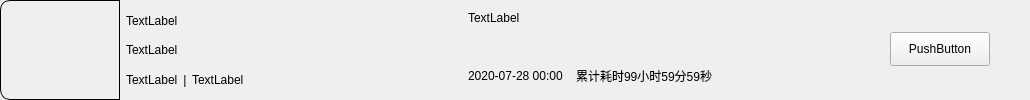
<?xml version="1.0" encoding="UTF-8"?>
<ui version="4.0">
 <class>TaskItemWidget</class>
 <widget class="QWidget" name="TaskItemWidget">
  <property name="geometry">
   <rect>
    <x>0</x>
    <y>0</y>
    <width>1030</width>
    <height>100</height>
   </rect>
  </property>
  <property name="windowTitle">
   <string>TaskItemWidget</string>
  </property>
  <property name="styleSheet">
   <string notr="true">#widget_progress_image{
	border: 1px solid #000;
	border-top-left-radius:10px;
	border-bottom-left-radius:10px;
}</string>
  </property>
  <layout class="QVBoxLayout" name="verticalLayout_5">
   <property name="spacing">
    <number>0</number>
   </property>
   <property name="leftMargin">
    <number>0</number>
   </property>
   <property name="topMargin">
    <number>0</number>
   </property>
   <property name="rightMargin">
    <number>0</number>
   </property>
   <property name="bottomMargin">
    <number>0</number>
   </property>
   <item>
    <widget class="QWidget" name="widget_center" native="true">
     <layout class="QHBoxLayout" name="horizontalLayout_6" stretch="0,0,0,0,0,0,0,0">
      <property name="spacing">
       <number>0</number>
      </property>
      <property name="leftMargin">
       <number>0</number>
      </property>
      <property name="topMargin">
       <number>0</number>
      </property>
      <property name="rightMargin">
       <number>0</number>
      </property>
      <property name="bottomMargin">
       <number>0</number>
      </property>
      <item>
       <widget class="QImageViewer" name="widget_progress_image" native="true">
        <property name="minimumSize">
         <size>
          <width>120</width>
          <height>0</height>
         </size>
        </property>
        <property name="cursor">
         <cursorShape>PointingHandCursor</cursorShape>
        </property>
        <property name="toolTip">
         <string>模型预览</string>
        </property>
        <layout class="QVBoxLayout" name="verticalLayout_4">
         <property name="leftMargin">
          <number>0</number>
         </property>
         <property name="topMargin">
          <number>4</number>
         </property>
         <property name="rightMargin">
          <number>0</number>
         </property>
         <property name="bottomMargin">
          <number>4</number>
         </property>
        </layout>
       </widget>
      </item>
      <item>
       <widget class="QWidget" name="widget_task_info" native="true">
        <property name="minimumSize">
         <size>
          <width>235</width>
          <height>0</height>
         </size>
        </property>
        <layout class="QVBoxLayout" name="verticalLayout_3">
         <property name="leftMargin">
          <number>6</number>
         </property>
         <property name="topMargin">
          <number>9</number>
         </property>
         <property name="rightMargin">
          <number>0</number>
         </property>
         <property name="bottomMargin">
          <number>9</number>
         </property>
         <item>
          <widget class="QWidget" name="widget_scene" native="true">
           <layout class="QVBoxLayout" name="verticalLayout_2">
            <property name="leftMargin">
             <number>0</number>
            </property>
            <property name="topMargin">
             <number>0</number>
            </property>
            <property name="rightMargin">
             <number>0</number>
            </property>
            <property name="bottomMargin">
             <number>0</number>
            </property>
            <item>
             <widget class="QLabel" name="label_scene">
              <property name="text">
               <string>TextLabel</string>
              </property>
              <property name="wordWrap">
               <bool>false</bool>
              </property>
             </widget>
            </item>
           </layout>
          </widget>
         </item>
         <item>
          <widget class="QWidget" name="widget_camera" native="true">
           <layout class="QHBoxLayout" name="horizontalLayout_8">
            <property name="leftMargin">
             <number>0</number>
            </property>
            <property name="topMargin">
             <number>0</number>
            </property>
            <property name="rightMargin">
             <number>0</number>
            </property>
            <property name="bottomMargin">
             <number>0</number>
            </property>
            <item>
             <widget class="QLabel" name="label_camera">
              <property name="text">
               <string>TextLabel</string>
              </property>
             </widget>
            </item>
           </layout>
          </widget>
         </item>
         <item>
          <widget class="QWidget" name="widget_id_time" native="true">
           <layout class="QHBoxLayout" name="horizontalLayout_4">
            <property name="leftMargin">
             <number>0</number>
            </property>
            <property name="topMargin">
             <number>0</number>
            </property>
            <property name="rightMargin">
             <number>0</number>
            </property>
            <property name="bottomMargin">
             <number>0</number>
            </property>
            <item>
             <widget class="QLabel" name="label_job_id">
              <property name="text">
               <string>TextLabel</string>
              </property>
              <property name="alignment">
               <set>Qt::AlignLeading|Qt::AlignLeft|Qt::AlignVCenter</set>
              </property>
             </widget>
            </item>
            <item>
             <widget class="QLabel" name="label_7">
              <property name="minimumSize">
               <size>
                <width>2</width>
                <height>0</height>
               </size>
              </property>
              <property name="maximumSize">
               <size>
                <width>2</width>
                <height>16777215</height>
               </size>
              </property>
              <property name="text">
               <string>|</string>
              </property>
              <property name="alignment">
               <set>Qt::AlignCenter</set>
              </property>
             </widget>
            </item>
            <item>
             <widget class="QLabel" name="label_time">
              <property name="text">
               <string>TextLabel</string>
              </property>
             </widget>
            </item>
            <item>
             <spacer name="horizontalSpacer_2">
              <property name="orientation">
               <enum>Qt::Horizontal</enum>
              </property>
              <property name="sizeHint" stdset="0">
               <size>
                <width>40</width>
                <height>20</height>
               </size>
              </property>
             </spacer>
            </item>
           </layout>
          </widget>
         </item>
        </layout>
       </widget>
      </item>
      <item>
       <spacer name="horizontalSpacer">
        <property name="orientation">
         <enum>Qt::Horizontal</enum>
        </property>
        <property name="sizeType">
         <enum>QSizePolicy::Expanding</enum>
        </property>
        <property name="sizeHint" stdset="0">
         <size>
          <width>40</width>
          <height>20</height>
         </size>
        </property>
       </spacer>
      </item>
      <item>
       <widget class="QStackedWidget" name="stackedWidget_status">
        <property name="minimumSize">
         <size>
          <width>245</width>
          <height>0</height>
         </size>
        </property>
        <property name="maximumSize">
         <size>
          <width>245</width>
          <height>16777215</height>
         </size>
        </property>
        <property name="currentIndex">
         <number>0</number>
        </property>
        <widget class="QWidget" name="page_status">
         <layout class="QVBoxLayout" name="verticalLayout_6">
          <property name="spacing">
           <number>6</number>
          </property>
          <property name="leftMargin">
           <number>0</number>
          </property>
          <property name="topMargin">
           <number>5</number>
          </property>
          <property name="rightMargin">
           <number>0</number>
          </property>
          <property name="bottomMargin">
           <number>5</number>
          </property>
          <item>
           <widget class="QWidget" name="widget_state" native="true">
            <layout class="QHBoxLayout" name="horizontalLayout_2">
             <property name="leftMargin">
              <number>0</number>
             </property>
             <property name="topMargin">
              <number>0</number>
             </property>
             <property name="rightMargin">
              <number>0</number>
             </property>
             <property name="bottomMargin">
              <number>15</number>
             </property>
             <item>
              <widget class="QLabel" name="label_status">
               <property name="text">
                <string>TextLabel</string>
               </property>
               <property name="alignment">
                <set>Qt::AlignLeading|Qt::AlignLeft|Qt::AlignVCenter</set>
               </property>
              </widget>
             </item>
             <item>
              <widget class="QWidget" name="widget_reason" native="true">
               <layout class="QVBoxLayout" name="verticalLayout_9">
                <property name="leftMargin">
                 <number>0</number>
                </property>
                <property name="topMargin">
                 <number>0</number>
                </property>
                <property name="rightMargin">
                 <number>0</number>
                </property>
                <property name="bottomMargin">
                 <number>0</number>
                </property>
                <item>
                 <widget class="QLabel" name="label_reason">
                  <property name="text">
                   <string/>
                  </property>
                  <property name="pixmap">
                   <pixmap resource="../../../themes/green/green.qrc">:/view/images/view/tips_failed.png</pixmap>
                  </property>
                  <property name="scaledContents">
                   <bool>false</bool>
                  </property>
                  <property name="alignment">
                   <set>Qt::AlignCenter</set>
                  </property>
                 </widget>
                </item>
                <item>
                 <spacer name="verticalSpacer_3">
                  <property name="orientation">
                   <enum>Qt::Vertical</enum>
                  </property>
                  <property name="sizeType">
                   <enum>QSizePolicy::Preferred</enum>
                  </property>
                  <property name="sizeHint" stdset="0">
                   <size>
                    <width>5</width>
                    <height>10</height>
                   </size>
                  </property>
                 </spacer>
                </item>
               </layout>
              </widget>
             </item>
             <item>
              <widget class="QWidget" name="widget_option" native="true">
               <property name="minimumSize">
                <size>
                 <width>25</width>
                 <height>25</height>
                </size>
               </property>
               <layout class="QHBoxLayout" name="horizontalLayout">
                <property name="leftMargin">
                 <number>5</number>
                </property>
                <property name="topMargin">
                 <number>5</number>
                </property>
                <property name="rightMargin">
                 <number>5</number>
                </property>
                <property name="bottomMargin">
                 <number>5</number>
                </property>
               </layout>
              </widget>
             </item>
             <item>
              <spacer name="horizontalSpacer_4">
               <property name="orientation">
                <enum>Qt::Horizontal</enum>
               </property>
               <property name="sizeHint" stdset="0">
                <size>
                 <width>10</width>
                 <height>10</height>
                </size>
               </property>
              </spacer>
             </item>
            </layout>
           </widget>
          </item>
          <item>
           <widget class="QWidget" name="widget_progress" native="true">
            <property name="minimumSize">
             <size>
              <width>0</width>
              <height>5</height>
             </size>
            </property>
            <property name="maximumSize">
             <size>
              <width>16777215</width>
              <height>5</height>
             </size>
            </property>
            <layout class="QVBoxLayout" name="verticalLayout_10">
             <property name="spacing">
              <number>0</number>
             </property>
             <property name="leftMargin">
              <number>0</number>
             </property>
             <property name="topMargin">
              <number>1</number>
             </property>
             <property name="rightMargin">
              <number>0</number>
             </property>
             <property name="bottomMargin">
              <number>2</number>
             </property>
            </layout>
           </widget>
          </item>
          <item>
           <widget class="QWidget" name="widget_state_label" native="true">
            <layout class="QHBoxLayout" name="horizontalLayout_7">
             <property name="spacing">
              <number>10</number>
             </property>
             <property name="leftMargin">
              <number>0</number>
             </property>
             <property name="topMargin">
              <number>0</number>
             </property>
             <property name="rightMargin">
              <number>0</number>
             </property>
             <property name="bottomMargin">
              <number>5</number>
             </property>
             <item>
              <widget class="QLabel" name="label_state_left">
               <property name="text">
                <string>2020-07-28 00:00</string>
               </property>
              </widget>
             </item>
             <item>
              <widget class="QLabel" name="label_state_right">
               <property name="text">
                <string>累计耗时99小时59分59秒</string>
               </property>
               <property name="alignment">
                <set>Qt::AlignLeading|Qt::AlignLeft|Qt::AlignVCenter</set>
               </property>
              </widget>
             </item>
            </layout>
           </widget>
          </item>
         </layout>
        </widget>
       </widget>
      </item>
      <item>
       <spacer name="horizontalSpacer_5">
        <property name="orientation">
         <enum>Qt::Horizontal</enum>
        </property>
        <property name="sizeType">
         <enum>QSizePolicy::Fixed</enum>
        </property>
        <property name="sizeHint" stdset="0">
         <size>
          <width>26</width>
          <height>20</height>
         </size>
        </property>
       </spacer>
      </item>
      <item>
       <widget class="QWidget" name="widget_task_fee" native="true">
        <property name="minimumSize">
         <size>
          <width>0</width>
          <height>0</height>
         </size>
        </property>
        <property name="maximumSize">
         <size>
          <width>16777215</width>
          <height>16777215</height>
         </size>
        </property>
        <layout class="QHBoxLayout" name="horizontalLayout_5">
         <property name="leftMargin">
          <number>0</number>
         </property>
         <property name="topMargin">
          <number>9</number>
         </property>
         <property name="rightMargin">
          <number>0</number>
         </property>
         <item>
          <widget class="QWidget" name="widget_act_fee" native="true">
           <property name="minimumSize">
            <size>
             <width>0</width>
             <height>0</height>
            </size>
           </property>
           <property name="maximumSize">
            <size>
             <width>16777215</width>
             <height>16777215</height>
            </size>
           </property>
           <layout class="QHBoxLayout" name="horizontalLayout_9" stretch="1">
            <property name="spacing">
             <number>0</number>
            </property>
            <property name="leftMargin">
             <number>0</number>
            </property>
            <property name="topMargin">
             <number>0</number>
            </property>
            <property name="rightMargin">
             <number>0</number>
            </property>
            <property name="bottomMargin">
             <number>0</number>
            </property>
            <item>
             <widget class="QWidget" name="widget" native="true">
              <property name="minimumSize">
               <size>
                <width>0</width>
                <height>0</height>
               </size>
              </property>
              <property name="maximumSize">
               <size>
                <width>16777215</width>
                <height>16777215</height>
               </size>
              </property>
              <layout class="QVBoxLayout" name="verticalLayout" stretch="2">
               <property name="spacing">
                <number>0</number>
               </property>
               <property name="leftMargin">
                <number>0</number>
               </property>
               <property name="topMargin">
                <number>0</number>
               </property>
               <property name="rightMargin">
                <number>0</number>
               </property>
               <property name="bottomMargin">
                <number>0</number>
               </property>
               <item>
                <widget class="QLabel" name="label_actual_fee">
                 <property name="text">
                  <string/>
                 </property>
                 <property name="alignment">
                  <set>Qt::AlignRight|Qt::AlignTrailing|Qt::AlignVCenter</set>
                 </property>
                </widget>
               </item>
              </layout>
             </widget>
            </item>
           </layout>
          </widget>
         </item>
        </layout>
       </widget>
      </item>
      <item>
       <spacer name="horizontalSpacer_6">
        <property name="orientation">
         <enum>Qt::Horizontal</enum>
        </property>
        <property name="sizeType">
         <enum>QSizePolicy::Fixed</enum>
        </property>
        <property name="sizeHint" stdset="0">
         <size>
          <width>38</width>
          <height>10</height>
         </size>
        </property>
       </spacer>
      </item>
      <item>
       <widget class="QWidget" name="widget_option_btn" native="true">
        <property name="minimumSize">
         <size>
          <width>120</width>
          <height>0</height>
         </size>
        </property>
        <layout class="QVBoxLayout" name="verticalLayout_7" stretch="9,1">
         <property name="spacing">
          <number>0</number>
         </property>
         <property name="leftMargin">
          <number>0</number>
         </property>
         <property name="topMargin">
          <number>0</number>
         </property>
         <property name="rightMargin">
          <number>0</number>
         </property>
         <property name="bottomMargin">
          <number>0</number>
         </property>
         <item>
          <widget class="QWidget" name="widget_2" native="true">
           <layout class="QHBoxLayout" name="horizontalLayout_3">
            <property name="spacing">
             <number>0</number>
            </property>
            <property name="leftMargin">
             <number>0</number>
            </property>
            <property name="topMargin">
             <number>0</number>
            </property>
            <property name="rightMargin">
             <number>0</number>
            </property>
            <property name="bottomMargin">
             <number>0</number>
            </property>
            <item>
             <widget class="QPushButton" name="btnOpition">
              <property name="minimumSize">
               <size>
                <width>100</width>
                <height>34</height>
               </size>
              </property>
              <property name="maximumSize">
               <size>
                <width>100</width>
                <height>34</height>
               </size>
              </property>
              <property name="text">
               <string>PushButton</string>
              </property>
             </widget>
            </item>
            <item>
             <spacer name="horizontalSpacer_3">
              <property name="orientation">
               <enum>Qt::Horizontal</enum>
              </property>
              <property name="sizeType">
               <enum>QSizePolicy::Fixed</enum>
              </property>
              <property name="sizeHint" stdset="0">
               <size>
                <width>40</width>
                <height>20</height>
               </size>
              </property>
             </spacer>
            </item>
           </layout>
          </widget>
         </item>
         <item>
          <widget class="QWidget" name="widget_3" native="true">
           <property name="minimumSize">
            <size>
             <width>140</width>
             <height>1</height>
            </size>
           </property>
           <property name="maximumSize">
            <size>
             <width>16777215</width>
             <height>1</height>
            </size>
           </property>
          </widget>
         </item>
        </layout>
       </widget>
      </item>
     </layout>
    </widget>
   </item>
  </layout>
 </widget>
 <layoutdefault spacing="6" margin="11"/>
 <customwidgets>
  <customwidget>
   <class>QImageViewer</class>
   <extends>QWidget</extends>
   <header location="global">qimageviewer.h</header>
   <container>1</container>
  </customwidget>
 </customwidgets>
 <resources>
  <include location="../../../themes/green/green.qrc"/>
 </resources>
 <connections/>
</ui>
